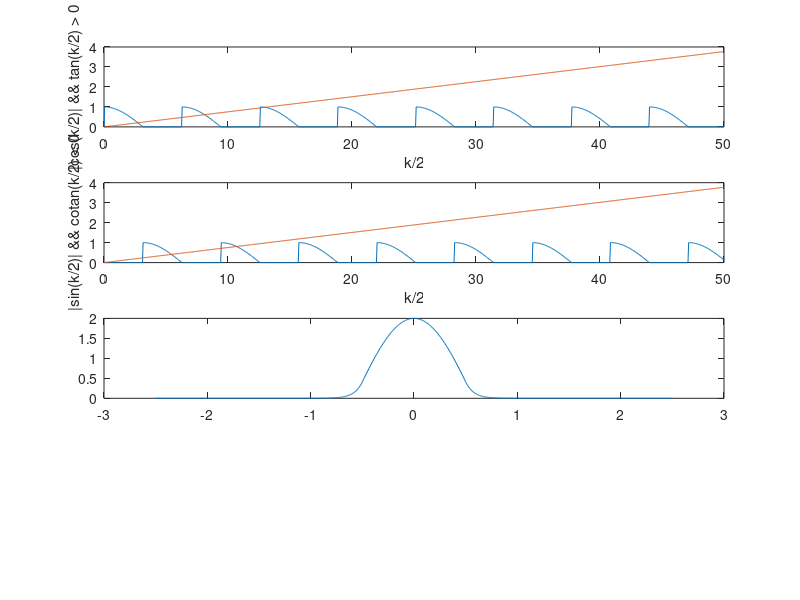

Source code (MATLAB): (Note: this script raises an error after producing the figure.)
% ---- Puits fini : semi-analytique ----
clear;

% Constantes du problème
me = 9.1091e-31; meff = 0.067*me; e = 1.602176565e-19; hbar = 6.626e-34/2/pi;
a = 10e-9;
E0 = hbar^2*pi^2/(2*meff*a^2)/e*1e3;
V0 = 1000; Vb = V0/E0;
q0 = pi*sqrt(Vb);

% Déclaration fonctions
f = @(x) abs(cos(x/2)).*(tan(x/2) > 0); ff = @(x) f(x) - x/q0;
g = @(x) abs(sin(x/2)).*(tan(x/2) < 0); gg = @(x) g(x) - x/q0;

x = linspace(0, 50, 1000);

% Affichage
subplot(4, 1, 1), plot(x, f(x), x, x/q0) % subplot(nombre de plots, nombre de lignes, numéro de plot)
xlabel("k/2")
ylabel("|cos(k/2)| && tan(k/2) > 0") 

subplot(4, 1, 2), plot(x, g(x), x, x/q0)
xlabel("k/2")
ylabel("|sin(k/2)| && cotan(k/2) < 0") 

% Création des seeds
seed1 = [2] ; qmod1 = fsolve(ff, seed1); Emod1b = qmod1.^2/pi^2;
Emod1 = Emod1b*E0;
seed2 = [5] ; qmod2 = fsolve(gg, seed2); Emod2b = qmod2.^2/pi^2; 
Emod2 = Emod2b*E0;

%return

% ----Tracé modes pairs 

L = 5; Nx = 1000; xb = linspace(-L/2, L/2, Nx); qn = qmod1(1); kn = sqrt(pi^2*Vb-qn^2);
Ac = 1; Ag = 2*Ac*exp(kn/2) * cos(qn/2); Bd = Ag;

psi = (xb <= -0.5).*(Ag*exp(kn*xb)) +...
	(xb > -0.5 & xb <= 0.5).*(2*Ac*cos(qn*xb)) +...
	(xb >= 0.5).*(Bd*exp(-kn*xb));
	
subplot (4, 1, 3), plot(xb, psi);

% ----Tracé modes impairs

L = 2; Nx = 1000; xb = linspace(-L/2, L/2, Nx); qn = qmod2(2); kn = sqrt(pi^2*Vb-qn^2);
Ac = -i; Ag = -2*i*Ac*exp(kn/2)*sin(qn/2); Bd = -Ag;

psi = (xb <= -0.5).*(Ag*exp(kn*xb)) +...
	(xb > -0.5 & xb <= 0.5).*(2*i*Ac*sin(qn*xb)) +...
	(xb >= 0.5).*(Bd*exp(-kn*xb));

subplot (4, 1, 4), plot(xb, psi);
return
